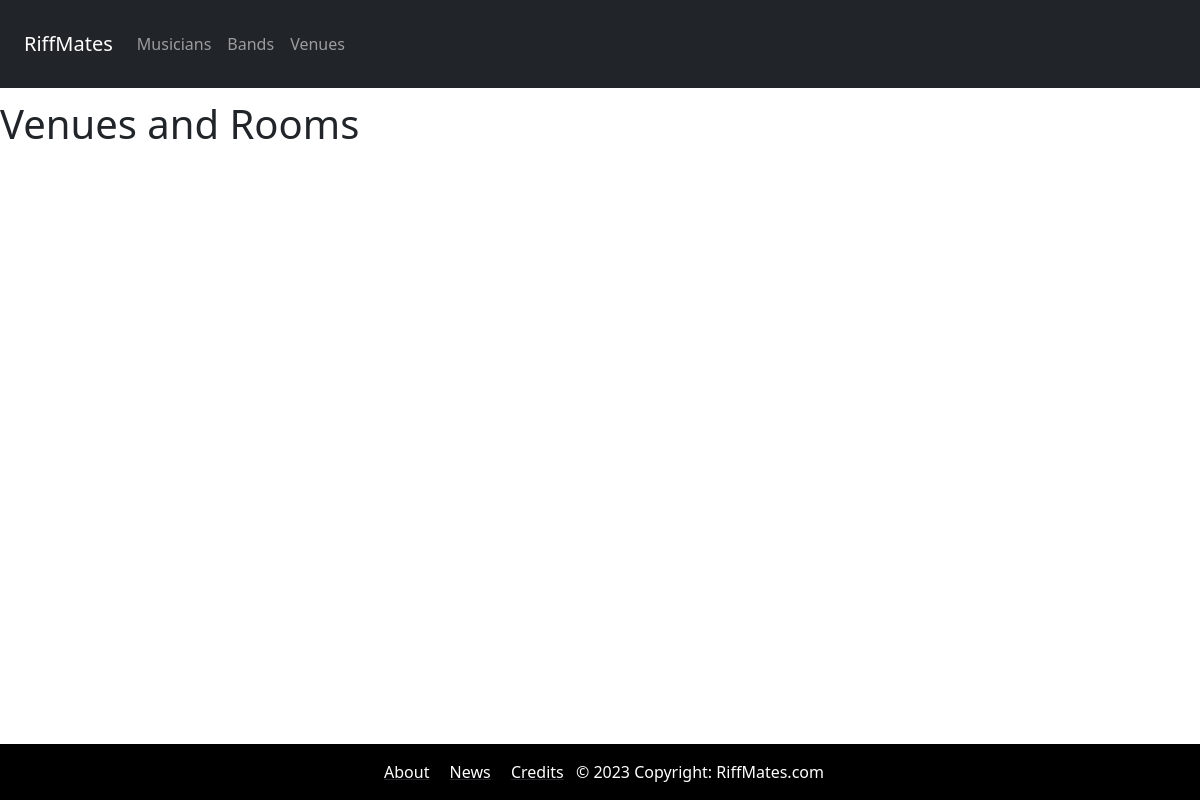
The page /venues/ on the database as committed earlier.
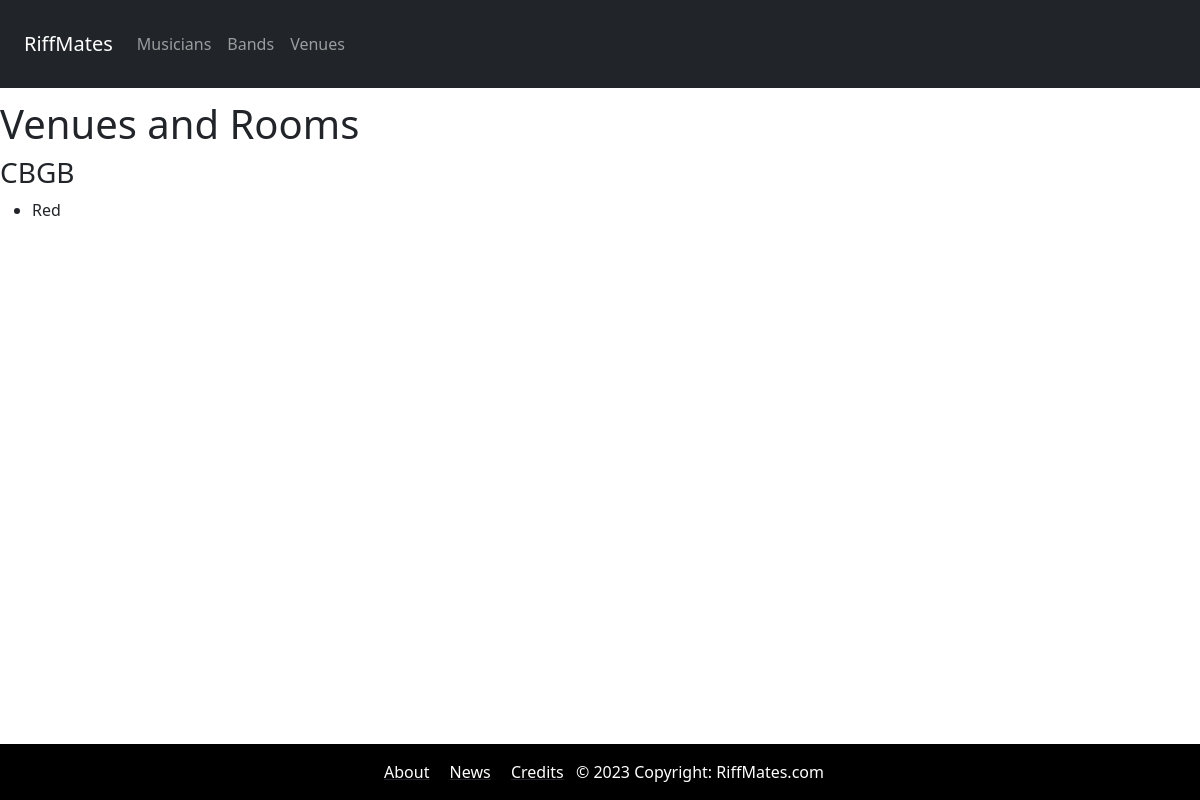
The same page on the database as committed later.
### bands/models.py (models this page shows, shortened)
class Venue(models.Model):
    name = models.CharField(max_length=20)

class Room(models.Model):
    venue = models.ForeignKey(Venue, on_delete=models.CASCADE)
    room_name = models.CharField(max_length=20)

### bands/views.py (the view)
# urls.py: path('venues/', get_venues, name="venues")
def get_venues(request):
    venues = Venue.objects.all().order_by("name")
    data = {
        'venues': venues
    }
    return render(request, "venues.html", data)

### templates/venues.html (shortened to what this page needs)
{% extends 'base.html' %}
{% block content %}
  <h1>Venues and Rooms</h1>
  {% for venue in venues %}
    <h3>{{ venue.name }}</h3>
    <ul>
      {% for room in venue.room_set.all %}
        <li>
          {{ room.room_name }}
        </li>
      {% endfor %}
    </ul>
  {% endfor %}
{% endblock content %}

Rows that differ between the two databases and show on the page:
added Venue: name "CBGB"
added Room: room_name "Red"
